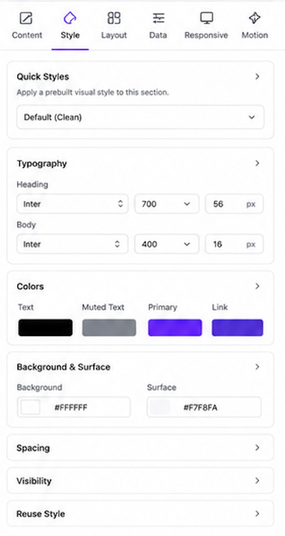
#> input picture web/docs/builder-mockups/inspector-style-tab.png, 285 x 536 px, shrunk from 545 x 1024 before the run
$ python generate-compare.py
#> lines starting #> are read from the running program, lines starting #| are printed output that depends on the picture
#!/usr/bin/env python3
"""Side-by-side QA compare PNGs (mockup left, implementation right)."""

from pathlib import Path

try:
    from PIL import Image, ImageDraw, ImageFont
except ImportError:
    raise SystemExit("pip install Pillow required for QA compare generation")

ROOT = Path(__file__).resolve().parent.parent
QA = ROOT / "qa"
QA.mkdir(exist_ok=True)

PAIRS = [
    ("qa-style-tab-compare.png", "inspector-style-tab.png", "inspector-style-tab.png"),
    ("qa-layout-tab-compare.png", "layout-responsive-settings.png", "layout-responsive-settings.png"),
    ("qa-page-structure-compare.png", "page-structure-layers.png", "page-structure-layers.png"),
    ("qa-canvas-toolbar-compare.png", "canvas-text-toolbar-target.png", "canvas-text-toolbar-target.png"),
    ("qa-text-selection-compare.png", "canvas-text-toolbar-target.png", "canvas-text-toolbar-target.png"),
    ("qa-builder-canvas-compare.png", "inspector-style-tab.png", "inspector-style-tab.png"),
]

LABEL_H = 28


def compose(out_name: str, left_name: str, right_name: str) -> None:
#> called with out_name = 'qa-style-tab-compare.png', left_name = 'inspector-style-tab.png', right_name = 'inspector-style-tab.png'
    left = Image.open(ROOT / left_name).convert("RGBA")
    right = Image.open(ROOT / right_name).convert("RGBA")
    h = max(left.height, right.height)
#> h = 536
    w = left.width + right.width
#> w = 570
    canvas = Image.new("RGBA", (w, h + LABEL_H), (255, 255, 255, 255))
#> canvas: PIL image 570x564 RGBA; every value is 255
    canvas.paste(left, (0, LABEL_H))
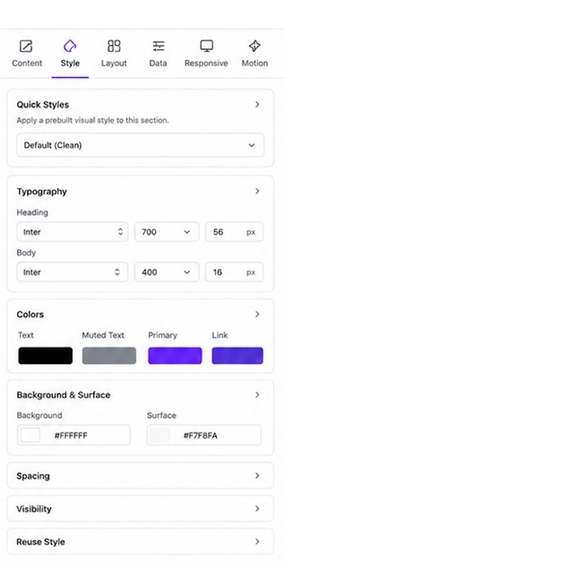
#> canvas: PIL image 570x564 RGBA; mean R, G, B, A 249.9, 249.7, 250.9, 255
    canvas.paste(right, (left.width, LABEL_H))
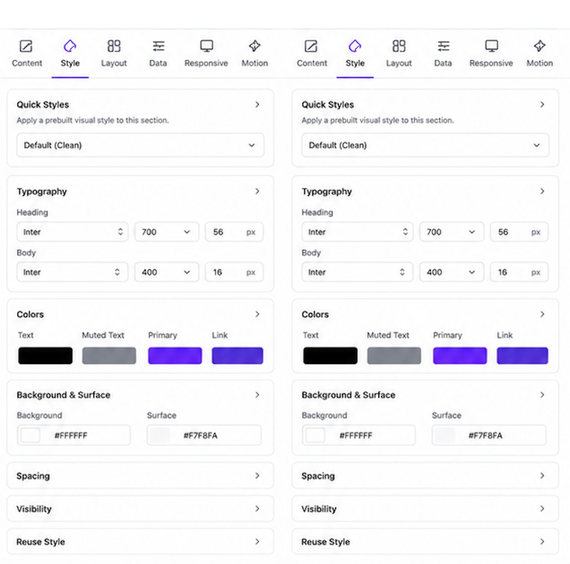
#> canvas: PIL image 570x564 RGBA; mean R, G, B, A 244.9, 244.4, 246.8, 255
    draw = ImageDraw.Draw(canvas)
    draw.text((8, 6), "Mockup (left) · Implementation (right)", fill=(80, 80, 90))
    canvas.convert("RGB").save(QA / out_name)
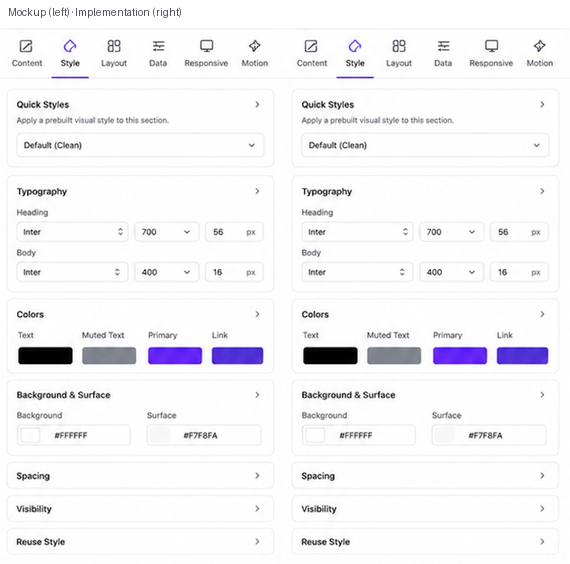
#> saved as qa-style-tab-compare.png: PIL image 570x564 RGB; mean R, G, B 244.7, 244.2, 246.6
    print(f"wrote {QA / out_name}")


if __name__ == "__main__":
    for out, left, right in PAIRS:
#> (the run stopped early here; a loop or call above may not have finished)
